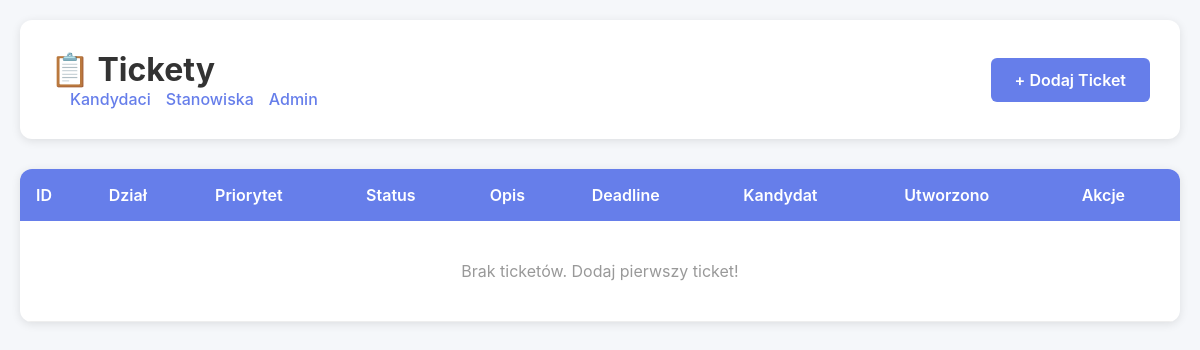
The app's page /tickets, older data.
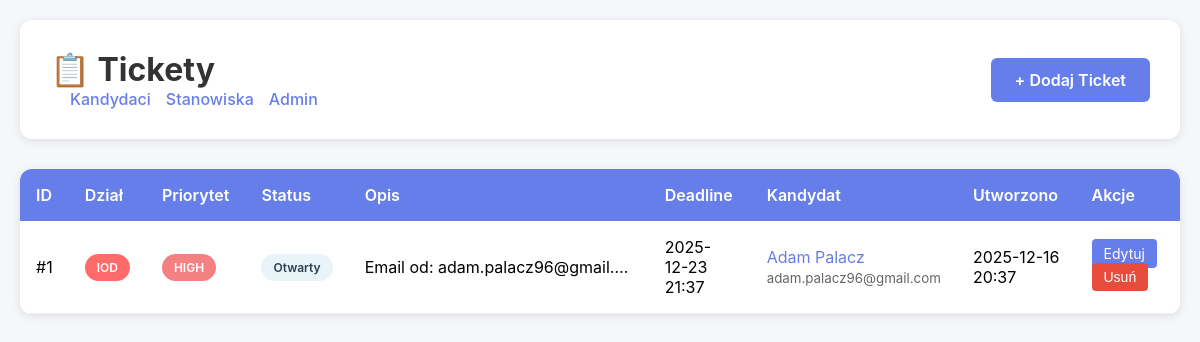
The same page, newer data.
### tables this page shows
CREATE TABLE tickets (
            id INTEGER PRIMARY KEY AUTOINCREMENT,
            department TEXT NOT NULL,
            priority TEXT NOT NULL DEFAULT 'medium',
            status TEXT NOT NULL DEFAULT 'open',
            description TEXT NOT NULL,
            deadline TIMESTAMP,
            related_candidate_id INTEGER,
            related_email_id TEXT,
            created_at TIMESTAMP DEFAULT CURRENT_TIMESTAMP,
            updated_at TIMESTAMP DEFAULT CURRENT_TIMESTAMP,
            FOREIGN KEY (related_candidate_id) REFERENCES candidates(id)
        );

CREATE TABLE candidates (
            id INTEGER PRIMARY KEY AUTOINCREMENT,
            first_name TEXT NOT NULL,
            last_name TEXT NOT NULL,
            email TEXT NOT NULL,
            position_id INTEGER,
            status TEXT NOT NULL DEFAULT 'in_progress',
            stage TEXT NOT NULL DEFAULT 'initial_screening',
            cv_path TEXT,
            consent_for_other_positions INTEGER DEFAULT NULL,
            created_at TIMESTAMP DEFAULT CURRENT_TIMESTAMP,
            updated_at TIMESTAMP DEFAULT CURRENT_TIMESTAMP,
            FOREIGN KEY (position_id) REFERENCES positions(id)
        );

### app.py (the view)
@app.route('/tickets')
def tickets_list():
    tickets = get_all_tickets()
    candidates_dict = {c.id: c for c in get_all_candidates()}
    for ticket in tickets:
        if ticket.related_candidate_id and ticket.related_candidate_id in candidates_dict:
            ticket.candidate = candidates_dict[ticket.related_candidate_id]
        else:
            ticket.candidate = None
    return render_template('tickets_list.html', tickets=tickets)

### database/models.py (called while the page is built)
def get_db_path() -> Path:
    db_dir = Path('data')
    db_dir.mkdir(exist_ok=True)
    return db_dir / 'hr_database.db'

def get_db() -> sqlite3.Connection:
    db_path = get_db_path()
    conn = sqlite3.connect(str(db_path))
    conn.row_factory = sqlite3.Row
    return conn

    @property
    def full_name(self) -> str:
        return f"{self.first_name} {self.last_name}".strip()

### templates/tickets_list.html (shortened to what the changed rows need)
<!DOCTYPE html>
<html lang="pl">
<head>
</head>
<body>
    <div class="container">
        <div class="header">
            <div>
                <h1>📋 Tickety</h1>
            </div>
        </div>
        <div class="tickets-table">
            <table>
                <thead>
                    <tr>
                        <th>ID</th>
                        <th>Dział</th>
                        <th>Priorytet</th>
                        <th>Status</th>
                        <th>Opis</th>
                        <th>Deadline</th>
                        <th>Kandydat</th>
                        <th>Utworzono</th>
                        <th>Akcje</th>
                    </tr>
                </thead>
                <tbody>
                    {% if tickets %}
                        {% for ticket in tickets %}
                        <tr>
                            <td>#{{ ticket.id }}</td>
                            <td>
                                <span class="badge badge-department-{{ ticket.department.value.lower() }}">
                                    {{ ticket.department.value }}
                                </span>
                            </td>
                            <td>
                                <span class="badge badge-priority-{{ ticket.priority.value.lower() }}">
                                    {{ ticket.priority.value.upper() }}
                                </span>
                            </td>
                            <td>
                                <span class="badge badge-status-{{ ticket.status.value.lower() }}">
                                    {% if ticket.status.value == 'open' %}Otwarty
                                    {% elif ticket.status.value == 'in_progress' %}W trakcie
                                    {% elif ticket.status.value == 'resolved' %}Rozwiązany
                                    {% elif ticket.status.value == 'closed' %}Zamknięty
                                    {% else %}{{ ticket.status.value }}{% endif %}
                                </span>
                            </td>
                            <td class="description-cell" title="{{ ticket.description }}">
                                {{ ticket.description[:50] }}{% if ticket.description|length > 50 %}...{% endif %}
                            </td>
                            <td>
                                {% if ticket.deadline %}
                                    {{ ticket.deadline.strftime('%Y-%m-%d %H:%M') if ticket.deadline else 'Brak' }}
                                {% else %}
                                    Brak
                                {% endif %}
                            </td>
                            <td>
                                {% if ticket.candidate %}
                                    <a href="/candidate/{{ ticket.candidate.id }}" style="color: #667eea; text-decoration: none;">
                                        {{ ticket.candidate.full_name }}
                                    </a>
                                    <br>
                                    <small style="color: #666;">{{ ticket.candidate.email }}</small>
                                {% else %}
                                    <span style="color: #999;">Brak</span>
                                {% endif %}
                            </td>
                            <td>
                                {{ ticket.created_at.strftime('%Y-%m-%d %H:%M') if ticket.created_at else 'N/A' }}
                            </td>
                            <td>
                                <a href="/tickets/{{ ticket.id }}/edit" class="btn-edit">Edytuj</a>
                                <form action="/tickets/{{ ticket.id }}/delete" method="POST" style="display: inline;">
                                    <button type="submit" class="btn-delete" onclick="return confirm('Czy na pewno chcesz usunąć ten ticket?')">Usuń</button>
                                </form>
                            </td>
                        </tr>
                        {% endfor %}
                    {% else %}
                        <tr>
                            <td colspan="9" style="text-align: center; padding: 40px; color: #999;">
                                Brak ticketów. Dodaj pierwszy ticket!
                            </td>
                        </tr>
                    {% endif %}
                </tbody>
            </table>
        </div>
    </div>
</body>
</html>

Row changes from the older to the newer data that the page shows:
added tickets: id "1", department.value "IOD", priority.value "HIGH", status "Otwarty", description "Email od: adam.palacz96@gmail.…", deadline "2025-12-23 21:37", candidate.full_name "Adam Palacz", candidate.email "adam.palacz96@gmail.com", created_at "2025-12-16 20:37"
Text that changed along with them:
text no longer shown: "Brak ticketów. Dodaj pierwszy ticket!"
